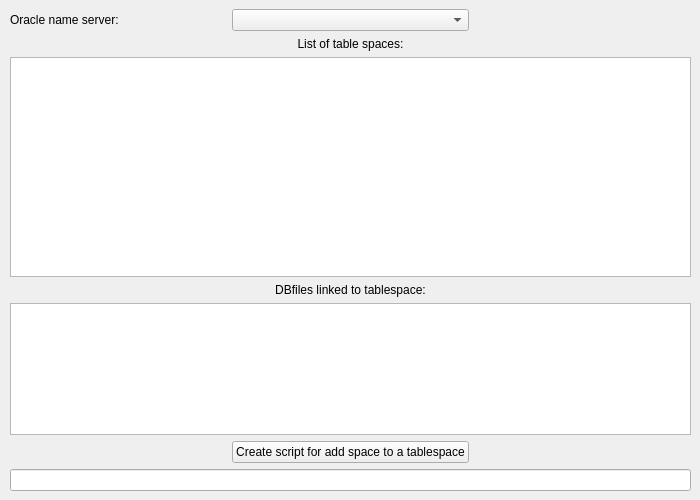
<?xml version="1.0" encoding="UTF-8"?>
<ui version="4.0">
 <class>oracle_table_space_window</class>
 <widget class="QMainWindow" name="oracle_table_space_window">
  <property name="geometry">
   <rect>
    <x>0</x>
    <y>0</y>
    <width>700</width>
    <height>500</height>
   </rect>
  </property>
  <property name="windowTitle">
   <string>Oracle table space</string>
  </property>
  <property name="windowIcon">
   <iconset resource="resource.qrc">
    <normaloff>:/icons/icons/MGrep.ico</normaloff>:/icons/icons/MGrep.ico</iconset>
  </property>
  <widget class="QWidget" name="centralwidget">
   <property name="sizePolicy">
    <sizepolicy hsizetype="Expanding" vsizetype="Expanding">
     <horstretch>0</horstretch>
     <verstretch>0</verstretch>
    </sizepolicy>
   </property>
   <layout class="QGridLayout" name="gridLayout">
    <property name="leftMargin">
     <number>10</number>
    </property>
    <item row="4" column="0">
     <widget class="QLabel" name="l_server_name">
      <property name="text">
       <string>Oracle name server:</string>
      </property>
      <property name="buddy">
       <cstring>e_server_name</cstring>
      </property>
     </widget>
    </item>
    <item row="4" column="1">
     <widget class="QComboBox" name="e_server_name"/>
    </item>
    <item row="12" column="0" colspan="3">
     <widget class="QTableView" name="o_lst2">
      <property name="sizePolicy">
       <sizepolicy hsizetype="Expanding" vsizetype="Expanding">
        <horstretch>0</horstretch>
        <verstretch>30</verstretch>
       </sizepolicy>
      </property>
     </widget>
    </item>
    <item row="10" column="0" colspan="3">
     <widget class="QTableView" name="o_lst1">
      <property name="sizePolicy">
       <sizepolicy hsizetype="Expanding" vsizetype="Expanding">
        <horstretch>0</horstretch>
        <verstretch>50</verstretch>
       </sizepolicy>
      </property>
      <property name="dragEnabled">
       <bool>true</bool>
      </property>
      <property name="alternatingRowColors">
       <bool>true</bool>
      </property>
      <property name="selectionBehavior">
       <enum>QAbstractItemView::SelectRows</enum>
      </property>
      <property name="sortingEnabled">
       <bool>true</bool>
      </property>
     </widget>
    </item>
    <item row="13" column="1">
     <widget class="QPushButton" name="pushButton">
      <property name="toolTip">
       <string>&lt;html&gt;&lt;head/&gt;&lt;body&gt;&lt;p&gt;1) Select a table space&lt;/p&gt;&lt;p&gt;2) Click this button&lt;/p&gt;&lt;p&gt;3) The script is composed in the text box below, with a new numeric part&lt;/p&gt;&lt;/body&gt;&lt;/html&gt;</string>
      </property>
      <property name="text">
       <string>Create script for add space to a tablespace</string>
      </property>
      <property name="icon">
       <iconset resource="resource.qrc">
        <normaloff>:/icons/icons/sql.gif</normaloff>:/icons/icons/sql.gif</iconset>
      </property>
     </widget>
    </item>
    <item row="14" column="0" colspan="3">
     <widget class="QLineEdit" name="e_sql_script"/>
    </item>
    <item row="5" column="0" colspan="3">
     <widget class="QLabel" name="label">
      <property name="text">
       <string>List of table spaces:</string>
      </property>
      <property name="alignment">
       <set>Qt::AlignCenter</set>
      </property>
     </widget>
    </item>
    <item row="11" column="0" colspan="3">
     <widget class="QLabel" name="label_2">
      <property name="text">
       <string>DBfiles linked to tablespace:</string>
      </property>
      <property name="alignment">
       <set>Qt::AlignCenter</set>
      </property>
     </widget>
    </item>
   </layout>
  </widget>
 </widget>
 <tabstops>
  <tabstop>e_server_name</tabstop>
  <tabstop>o_lst1</tabstop>
 </tabstops>
 <resources>
  <include location="resource.qrc"/>
 </resources>
 <connections>
  <connection>
   <sender>e_server_name</sender>
   <signal>currentIndexChanged(int)</signal>
   <receiver>oracle_table_space_window</receiver>
   <slot>slot_changed_server()</slot>
   <hints>
    <hint type="sourcelabel">
     <x>335</x>
     <y>19</y>
    </hint>
    <hint type="destinationlabel">
     <x>550</x>
     <y>21</y>
    </hint>
   </hints>
  </connection>
  <connection>
   <sender>o_lst1</sender>
   <signal>clicked(QModelIndex)</signal>
   <receiver>oracle_table_space_window</receiver>
   <slot>slot_table_space_selected()</slot>
   <hints>
    <hint type="sourcelabel">
     <x>324</x>
     <y>117</y>
    </hint>
    <hint type="destinationlabel">
     <x>411</x>
     <y>251</y>
    </hint>
   </hints>
  </connection>
  <connection>
   <sender>pushButton</sender>
   <signal>clicked()</signal>
   <receiver>oracle_table_space_window</receiver>
   <slot>slot_create_script()</slot>
   <hints>
    <hint type="sourcelabel">
     <x>371</x>
     <y>401</y>
    </hint>
    <hint type="destinationlabel">
     <x>549</x>
     <y>391</y>
    </hint>
   </hints>
  </connection>
 </connections>
 <slots>
  <slot>slot_changed_server()</slot>
  <slot>slot_table_space_selected()</slot>
  <slot>slot_create_script()</slot>
 </slots>
</ui>
